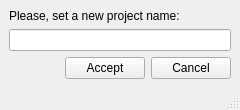
<?xml version="1.0" encoding="UTF-8"?>
<ui version="4.0">
 <class>readsq_rename</class>
 <widget class="QMainWindow" name="readsq_rename">
  <property name="geometry">
   <rect>
    <x>0</x>
    <y>0</y>
    <width>240</width>
    <height>108</height>
   </rect>
  </property>
  <property name="windowTitle">
   <string>Rename</string>
  </property>
  <property name="accessibleName">
   <string/>
  </property>
  <widget class="QWidget" name="centralwidget">
   <layout class="QGridLayout" name="gridLayout_2">
    <item row="1" column="2">
     <widget class="QPushButton" name="btn_cancel">
      <property name="text">
       <string>Cancel</string>
      </property>
     </widget>
    </item>
    <item row="1" column="1">
     <widget class="QPushButton" name="btn_accept">
      <property name="text">
       <string>Accept</string>
      </property>
     </widget>
    </item>
    <item row="0" column="0" colspan="3">
     <layout class="QVBoxLayout" name="verticalLayout">
      <item>
       <widget class="QLabel" name="lbl_rename_copy">
        <property name="text">
         <string>Please, set a new project name:</string>
        </property>
       </widget>
      </item>
      <item>
       <widget class="QLineEdit" name="schema_rename_copy"/>
      </item>
     </layout>
    </item>
   </layout>
  </widget>
  <widget class="QStatusBar" name="statusbar"/>
  <action name="actionCreate_Sample">
   <property name="text">
    <string>Create Sample</string>
   </property>
  </action>
  <action name="actionCreate_Sample_Dev">
   <property name="text">
    <string>Create Sample Dev</string>
   </property>
  </action>
 </widget>
 <resources/>
 <connections/>
</ui>
